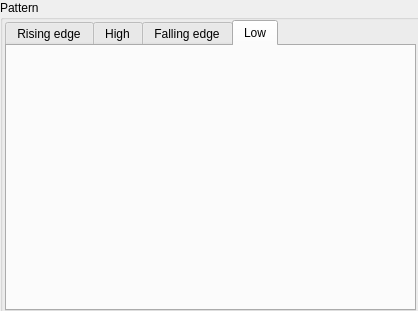
<?xml version="1.0" encoding="UTF-8"?>
<ui version="4.0">
 <class>Form</class>
 <widget class="QWidget" name="Form">
  <property name="geometry">
   <rect>
    <x>0</x>
    <y>0</y>
    <width>418</width>
    <height>311</height>
   </rect>
  </property>
  <property name="windowTitle">
   <string>Form</string>
  </property>
  <widget class="QGroupBox" name="groupBox">
   <property name="geometry">
    <rect>
     <x>0</x>
     <y>0</y>
     <width>431</width>
     <height>321</height>
    </rect>
   </property>
   <property name="title">
    <string>Pattern</string>
   </property>
   <widget class="QTabWidget" name="tabWidget">
    <property name="geometry">
     <rect>
      <x>5</x>
      <y>20</y>
      <width>411</width>
      <height>291</height>
     </rect>
    </property>
    <property name="currentIndex">
     <number>3</number>
    </property>
    <widget class="QWidget" name="tab">
     <attribute name="title">
      <string>Rising edge</string>
     </attribute>
     <widget class="caInclude" name="cainclude">
      <property name="geometry">
       <rect>
        <x>0</x>
        <y>0</y>
        <width>411</width>
        <height>261</height>
       </rect>
      </property>
      <property name="macro">
       <string notr="true">PAT=Rise, ID=$(ID), P=$(P), SYS=$(SYS),DEVICE=$(DEVICE)</string>
      </property>
      <property name="filename" stdset="0">
       <string notr="true">G_EVR_out_cml-mode-pattern-set_40.ui</string>
      </property>
     </widget>
    </widget>
    <widget class="QWidget" name="tab_3">
     <attribute name="title">
      <string>High</string>
     </attribute>
     <widget class="caInclude" name="cainclude_2">
      <property name="geometry">
       <rect>
        <x>0</x>
        <y>0</y>
        <width>411</width>
        <height>261</height>
       </rect>
      </property>
      <property name="macro">
       <string notr="true">PAT=High, ID=$(ID), P=$(P), SYS=$(SYS),DEVICE=$(DEVICE)</string>
      </property>
      <property name="filename" stdset="0">
       <string notr="true">G_EVR_out_cml-mode-pattern-set_40.ui</string>
      </property>
     </widget>
    </widget>
    <widget class="QWidget" name="tab_2">
     <attribute name="title">
      <string>Falling edge</string>
     </attribute>
     <widget class="caInclude" name="cainclude_3">
      <property name="geometry">
       <rect>
        <x>0</x>
        <y>0</y>
        <width>411</width>
        <height>261</height>
       </rect>
      </property>
      <property name="macro">
       <string notr="true">PAT=Fall, ID=$(ID), P=$(P), SYS=$(SYS),DEVICE=$(DEVICE)</string>
      </property>
      <property name="filename" stdset="0">
       <string notr="true">G_EVR_out_cml-mode-pattern-set_40.ui</string>
      </property>
     </widget>
    </widget>
    <widget class="QWidget" name="tab_4">
     <attribute name="title">
      <string>Low</string>
     </attribute>
     <widget class="caInclude" name="cainclude_4">
      <property name="geometry">
       <rect>
        <x>0</x>
        <y>0</y>
        <width>411</width>
        <height>261</height>
       </rect>
      </property>
      <property name="macro">
       <string notr="true">PAT=Low, ID=$(ID), P=$(P), SYS=$(SYS),DEVICE=$(DEVICE)</string>
      </property>
      <property name="filename" stdset="0">
       <string notr="true">G_EVR_out_cml-mode-pattern-set_40.ui</string>
      </property>
     </widget>
    </widget>
   </widget>
  </widget>
 </widget>
 <customwidgets>
  <customwidget>
   <class>caInclude</class>
   <extends>QWidget</extends>
   <header>caInclude</header>
  </customwidget>
 </customwidgets>
 <resources/>
 <connections/>
</ui>
